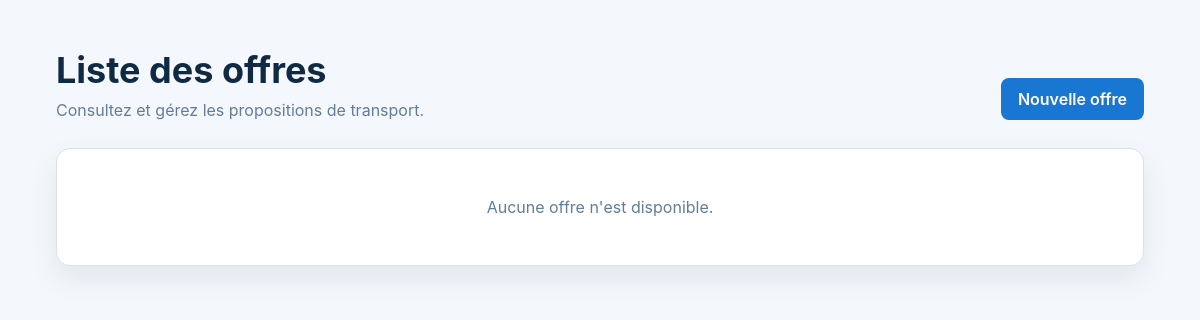
The app's page /offre/list/, older data.
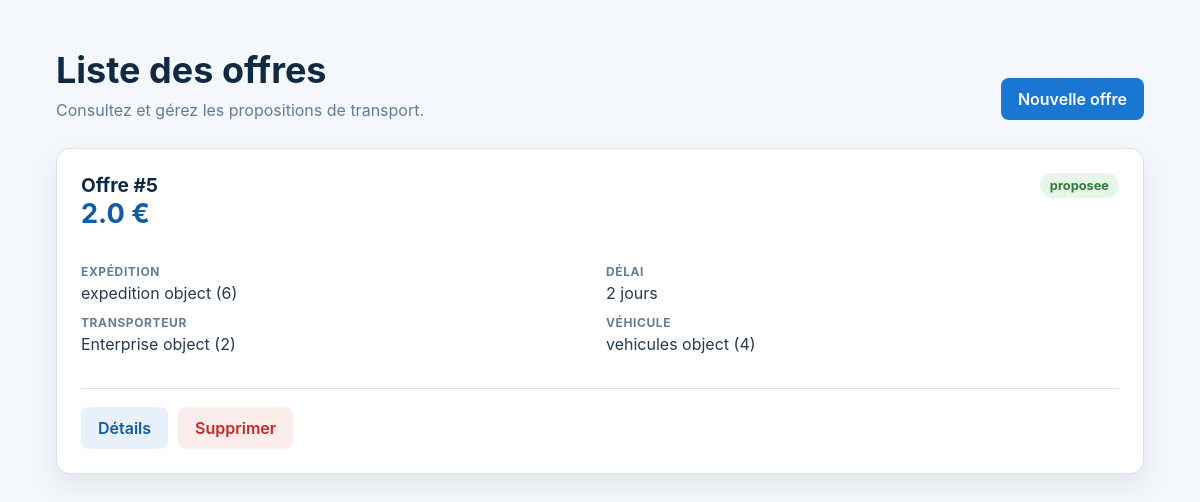
The same page, newer data.
### OffreApp/models.py (models this page shows, shortened)
class offre(models.Model):
    prix = models.FloatField(validators=[MinValueValidator(1,"Le prix ne peut pas etre negative")])
    delais_jour = models.IntegerField(blank=False,null=False,validators=[MinValueValidator(1,"Le delais ne peut pas etre negative")])
    status = models.CharField(max_length=20,choices=[
        ('p','proposee'),
        ('a','acceptee'),
        ('r','refusee'),
        ('re','retiree'),
    ],default='p')
    date_proposition = models.DateTimeField(auto_now_add=True)
    expedition = models.ForeignKey('ExpidationApp.expedition',on_delete=models.CASCADE,related_name='offres')
    transporteur = models.ForeignKey('EntrepriseApp.Enterprise',on_delete=models.CASCADE,related_name='offres')
    vehicule = models.ForeignKey('VehiculesApp.vehicules',on_delete=models.CASCADE,related_name='offres')
    created_at = models.DateTimeField(auto_now_add=True)
    updated_at = models.DateTimeField(auto_now=True)

### ExpidationApp/models.py (models this page shows, shortened)
class expedition(models.Model):
    entreprise = models.ForeignKey('EntrepriseApp.Enterprise',on_delete=models.CASCADE,related_name='expeditions')
    reference = models.CharField(max_length=20, unique=True, editable=False)
    ville_depart = models.CharField(max_length=100)
    ville_arrivee = models.CharField(max_length=100)
    poids_kg = models.FloatField(validators=[
        MinValueValidator(1,"Le poids ne peut pas etre negative")
    ])
    date_souhaitee = models.DateTimeField()
    description = models.TextField()
    status = models.CharField(max_length=20,choices=[
        ('p','publiee'),
        ('a','attribuee'),
        ('ec','en_cours'),
        ('l','livree'),
        ('an','annulee')
    ],default='p')
    created_at = models.DateTimeField(auto_now_add=True)
    updated_at = models.DateTimeField(auto_now=True)

### EntrepriseApp/models.py (models this page shows)
class Enterprise(models.Model):
    raison_social = models.CharField(max_length=200,blank=False,null=False)
    matricule_fiscale = models.CharField(max_length=17,unique=True)
    adress = models.TextField(validators=[
        MinLengthValidator(20,"L'adresse ne peut pas avoir mois de 20 char")
    ,   MaxLengthValidator(400,"L'adresse ne peut pas avoir plus de 400 char")]
    )
    type_entreprise = models.CharField(max_length=100,choices=[
        ('c','Chargeur'),
        ('t','Transporteur')
    ])
    created_at = models.DateTimeField(auto_now_add=True)
    update_at = models.DateTimeField(auto_now=True)
    gerant = models.OneToOneField(Utilisatuer,on_delete=models.CASCADE,related_name='entreprise')

### VehiculesApp/models.py (models this page shows, shortened)
class vehicules(models.Model):
    immatriculation = models.CharField(max_length=20,unique=True)
    capacite_kg = models.PositiveIntegerField(validators=[
        MinValueValidator(1,"La capacite ne peut pas etre negative"),
    ])
    entreprise = models.ForeignKey('EntrepriseApp.Enterprise',on_delete=models.CASCADE,related_name='vehicules')
    created_at = models.DateTimeField(auto_now_add=True)
    updated_at = models.DateTimeField(auto_now=True)
    disponible = models.BooleanField(default=True)
    type_vehicule = models.CharField(max_length=20,choices=[
        ('camionnette','Camionnette'),
        ('fourgon','Fourgon'),
        ('camion_porteur','Camion porteur'),
        ('semi_remorque','Semi-remorque')
    ])

### OffreApp/views.py (the view)
# urls.py: path("list/",ListOffre.as_view(),name="listview"),
class ListOffre(ListView):
    model = offre
    template_name = "offre/list.html"
    context_object_name = 'list'

### Templates/offre/list.html (shortened to what this page needs)
<!DOCTYPE html>
<html lang="en">
<head>
    {% load static %}
    <link rel="stylesheet" href="{% static 'css/offre.css' %}">
</head>
<body>
    <main class="container">
        <div class="page-heading">
            <div>
                <h1>Liste des offres</h1>
                <p class="subtitle">Consultez et gérez les propositions de transport.</p>
            </div>
            <a class="button button-primary" href="{% url 'Offre:createview' %}">Nouvelle offre</a>
        </div>
        {% if list %}
            <section class="offer-grid">
                {% for obj in list %}
                    <article class="card offer-card">
                        <header>
                            <div>
                                <h2>Offre #{{ obj.pk }}</h2>
                                <span class="offer-price">{{ obj.prix }} €</span>
                            </div>
                            <span class="status">{{ obj.get_status_display }}</span>
                        </header>
                        <dl class="offer-meta">
                            <div>
                                <dt>Expédition</dt>
                                <dd>{{ obj.expedition }}</dd>
                            </div>
                            <div>
                                <dt>Délai</dt>
                                <dd>{{ obj.delais_jour }} jour{{ obj.delais_jour|pluralize }}</dd>
                            </div>
                            <div>
                                <dt>Transporteur</dt>
                                <dd>{{ obj.transporteur }}</dd>
                            </div>
                            <div>
                                <dt>Véhicule</dt>
                                <dd>{{ obj.vehicule }}</dd>
                            </div>
                        </dl>
                        <div class="actions">
                            <a class="button button-secondary" href="{% url 'Offre:detailview' obj.pk %}">Détails</a>
                            <a class="button button-danger" href="{% url 'Offre:deleteview' obj.pk %}">Supprimer</a>
                        </div>
                    </article>
                {% endfor %}
            </section>
        {% else %}
            <div class="card empty-state">Aucune offre n'est disponible.</div>
        {% endif %}
    </main>
</body>
</html>

Row changes from the older to the newer data that the page shows:
added offre: pk "5", prix "2.0", status "proposee", expedition "expedition object (6)", delais_jour "2", transporteur "Enterprise object (2)", vehicule "vehicules object (4)"
Text that changed along with them:
text no longer shown: "Aucune offre n'est disponible."
